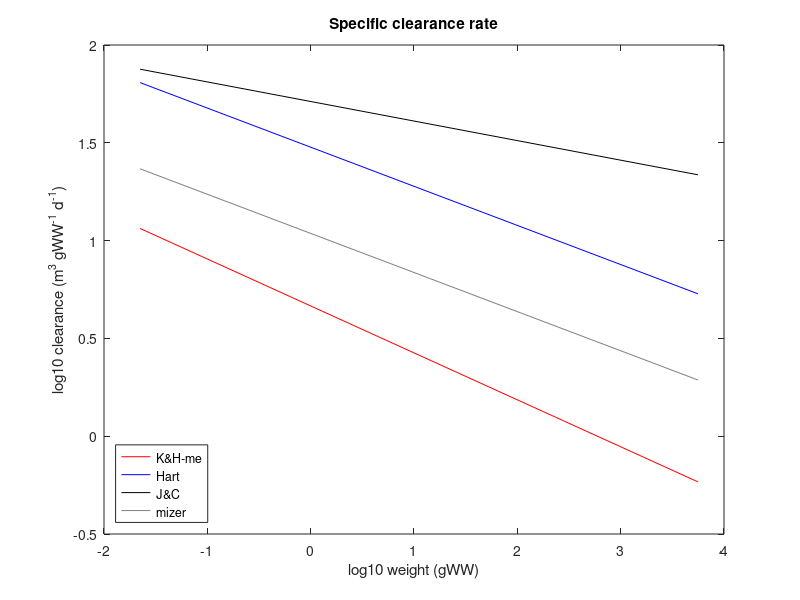
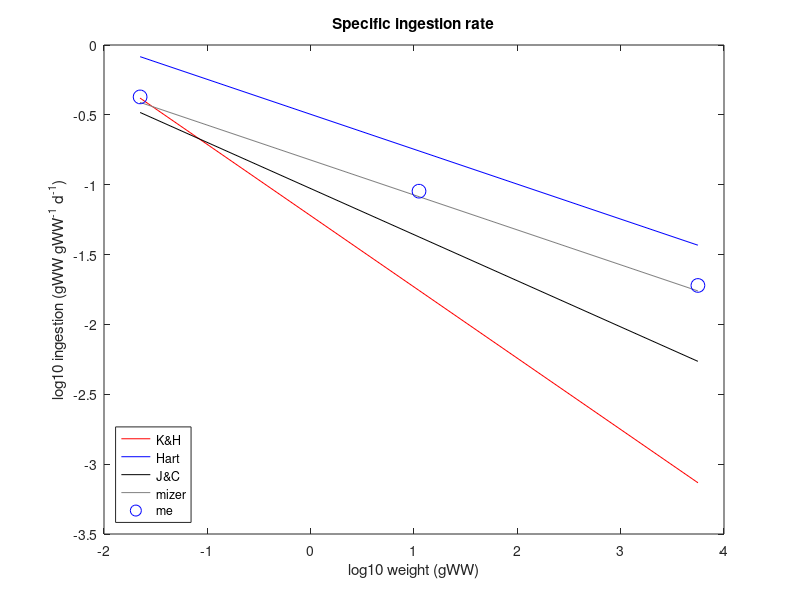
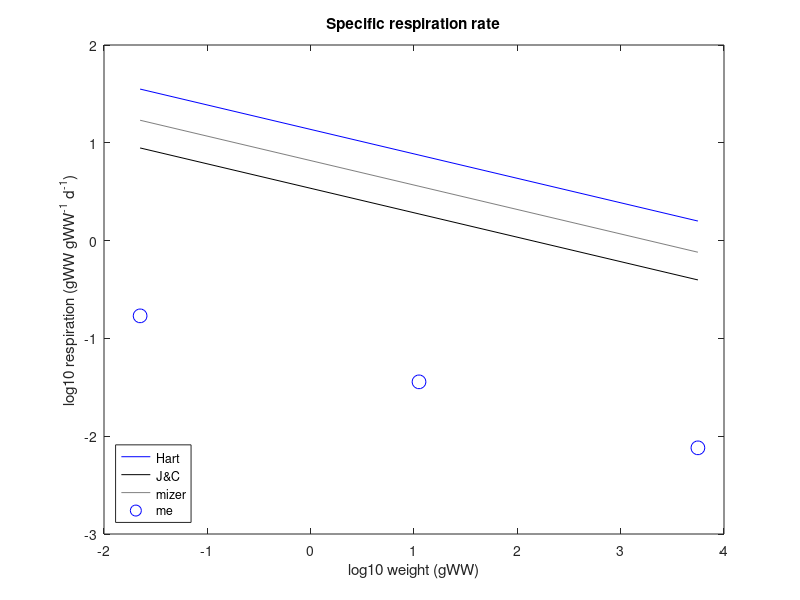
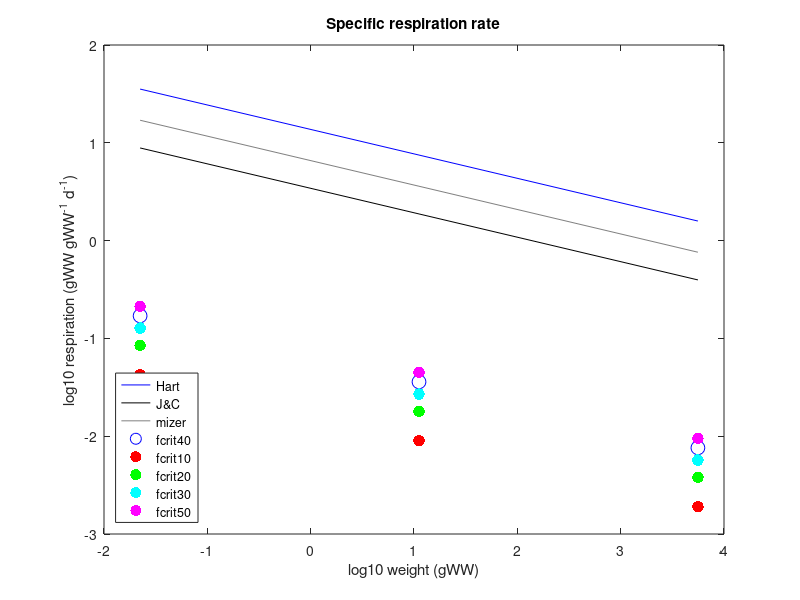

MATLAB code to generate these figures, in order:
% Compare diff Cmax, metab, A, ingest eqs

clear all
close all

%!Individual Mass (g)
M_s = 10^((log10(0.001)+log10(0.5))/2);
M_m = 10^((log10(0.5)+log10(250))/2);
M_l = 10^((log10(250)+log10(125000))/2);

%! Body lengths (mm)
% Convert from mm to cm and use their const coeff = 0.01g/cm3
L_s = 10.0 * (M_s/0.01)^(1/3); % small
L_m = 10.0 * (M_m/0.01)^(1/3); % medium
L_l = 10.0 * (M_l/0.01)^(1/3); % large

m=[M_s; M_m; M_l];

%Hartvig et al. constants
q=1-0.8;
h=85;
w=0.0025298;
gamma=0.8e4;
n=1-0.75;
p=1-0.75;
k=10;
u=0.84;

%mizer constants
h2=40;
gamma2=2.9e3;
k2=4.8;
u2=3;

%J&C 15 constants
Q=1-0.9;
H=25;
W=0.0025298;
G=1.37e4;
N=1-0.67;
K=2.5;
U=0.5;

prey=0:0.005:0.3;
temp=15;

%% Mortality
%Hartvig
Hu = exp(0.063*(temp-10.0)) .* (u.*m.^(-n))/365;

%mizer
Zu = exp(0.063*(temp-10.0)) .* (u2.*m.^(-n))/365;

%J&C
Ju = exp(0.063*(temp-10.0)) .* (U.*m.^(-N))/365;

%% Annual Mortality
%Hartvig
HuA = exp(0.063*(temp-10.0)) .* (u.*m.^(-n));

%mizer
ZuA = exp(0.063*(temp-10.0)) .* (u2.*m.^(-n));

%J&C
JuA = exp(0.063*(temp-10.0)) .* (U.*m.^(-N));


%% Max ingestion
%Kiorboe & Hirst
Imax = exp(0.063*(temp-15.0)) .* 2.5 .* m.^(-0.51) .* 24e-3;

%Hartvig
Hcmax = exp(0.063*(temp-10.0)) .* (h.*m.^-n)/365;

%mizer
Zcmax = exp(0.063*(temp-10.0)) .* (h2.*m.^-n)/365;

%J&C
Jcmax = exp(0.063*(temp-10.0)) .* (H.*m.^-N)/365;

%Me
Mcmax = exp(0.063*(temp-15.0)) .* (60.*m.^-n)/365;

%% Respiration
%Hartvig
Hmet = exp(0.063*(temp-10.0)) .* k.*m.^-p;

%mizer
Zmet = exp(0.063*(temp-10.0)) .* k2.*m.^-p;

%J&C
Jmet = exp(0.063*(temp-10.0)) .* K.*m.^-p;

%Me
Mmet = exp(0.063*(temp-15.0)) .* 0.4*Mcmax;

%% Max clearance rate/search volume
%Kiorboe & Hirst = me
Fmax = exp(0.063*(temp-15.0)) .* 10^(3.24) .* m.^(-0.24) .* (24e-3/9);

%Hartvig
HA = exp(0.063*(temp-10.0)) .* (gamma*m.^-q)/365;

%mizer
ZA = exp(0.063*(temp-10.0)) .* (gamma2*m.^-q)/365;

%J&C
JA = exp(0.063*(temp-10.0)) .* (G*m.^-Q)/365;

%%
figure(1)
%subplot(2,2,1)
plot(log10(m),log10(Fmax),'r','MarkerSize',25); hold on;
plot(log10(m),log10(HA),'b','MarkerSize',25); hold on;
plot(log10(m),log10(JA),'k','MarkerSize',25); hold on;
plot(log10(m),log10(ZA),'color',[0.5 0.5 0.5],'MarkerSize',25); hold on;
ylabel('log10 clearance (m^3 gWW^-^1 d^-^1)')
xlabel('log10 weight (gWW)')
legend('K&H-me','Hart','J&C','mizer')
legend('location','southwest')
title('Specific clearance rate')
print('-dpng','Clearance_comp_mass_new_sizes.png')

figure(2)
%subplot(2,2,1)
plot(log10(m),log10(Imax),'r','MarkerSize',25); hold on;
plot(log10(m),log10(Hcmax),'b','MarkerSize',25); hold on;
plot(log10(m),log10(Jcmax),'k','MarkerSize',25); hold on;
plot(log10(m),log10(Zcmax),'color',[0.5 0.5 0.5],'MarkerSize',25); hold on;
plot(log10(m),log10(Mcmax),'ob','MarkerSize',10); hold on;
ylabel('log10 ingestion (gWW gWW^-^1 d^-^1)')
xlabel('log10 weight (gWW)')
legend('K&H','Hart','J&C','mizer','me')
legend('location','southwest')
title('Specific ingestion rate')
print('-dpng','Ingestion_comp_mass_new_sizes.png')

figure(3)
%subplot(2,2,1)
plot(log10(m),log10(Hmet),'b','MarkerSize',25); hold on;
plot(log10(m),log10(Jmet),'k','MarkerSize',25); hold on;
plot(log10(m),log10(Zmet),'color',[0.5 0.5 0.5],'MarkerSize',25); hold on;
plot(log10(m),log10(Mmet),'ob','MarkerSize',10); hold on;
ylabel('log10 respiration (gWW gWW^-^1 d^-^1)')
xlabel('log10 weight (gWW)')
legend('Hart','J&C','mizer','me')
legend('location','southwest')
title('Specific respiration rate')
print('-dpng','Respiration_comp_mass_new_sizes.png')

figure(4)
%subplot(2,2,1)
plot(log10(m),log10(Hmet),'b','MarkerSize',25); hold on;
plot(log10(m),log10(Jmet),'k','MarkerSize',25); hold on;
plot(log10(m),log10(Zmet),'color',[0.5 0.5 0.5],'MarkerSize',25); hold on;
plot(log10(m),log10(Mmet),'ob','MarkerSize',10); hold on;
plot(log10(m),log10(0.1*Mcmax),'.r','MarkerSize',25); hold on;
plot(log10(m),log10(0.2*Mcmax),'.g','MarkerSize',25); hold on;
plot(log10(m),log10(0.3*Mcmax),'.c','MarkerSize',25); hold on;
plot(log10(m),log10(0.5*Mcmax),'.m','MarkerSize',25); hold on;
ylabel('log10 respiration (gWW gWW^-^1 d^-^1)')
xlabel('log10 weight (gWW)')
legend('Hart','J&C','mizer','fcrit40','fcrit10','fcrit20','fcrit30','fcrit50')
legend('location','southwest')
title('Specific respiration rate')
print('-dpng','Respiration_comp_fcrit_new_sizes.png')

figure(5)
%subplot(2,2,1)
plot(log10(m),(Hu),'b','MarkerSize',25); hold on;
plot(log10(m),(Ju),'k','MarkerSize',25); hold on;
plot(log10(m),(Zu),'color',[0.5 0.5 0.5],'MarkerSize',25); hold on;
ylabel('mortality rate (d^-^1)')
xlabel('log10 weight (gWW)')
legend('Hart','J&C','mizer')
legend('location','southwest')
title('Daily mortality rate')
print('-dpng','Mortality_comp_mass_new_sizes.png')


%% theoretical
% Respiration
met1 = 0.2 * exp(0.063*(temp-10.0)) .* 10.*m.^-p;
met2 = 0.2 * exp(0.063*(temp-10.0)) .* 20.*m.^-p;
met3 = 0.2 * exp(0.063*(temp-10.0)) .* 30.*m.^-p;
met4 = 0.2 * exp(0.063*(temp-10.0)) .* 40.*m.^-p;
met5 = 0.2 * exp(0.063*(temp-10.0)) .* 25.*m.^-0.33;

% Max clearance rate/search volume
A1 = exp(0.063*(temp-10.0)) .* (gamma*m.^-0.25)/365;
A2 = exp(0.063*(temp-10.0)) .* (gamma*m.^-0.2)/365;
A3 = exp(0.063*(temp-10.0)) .* (gamma*m.^-0.1)/365;

figure(6)
%subplot(2,2,1)
plot(log10(m),log10(A1),'r','MarkerSize',25); hold on;
plot(log10(m),log10(A2),'b','MarkerSize',25); hold on;
plot(log10(m),log10(A3),'k','MarkerSize',25); hold on;
ylabel('log10 clearance (m^3 gWW^-^1 d^-^1)')
xlabel('log10 weight (gWW)')
legend('q=0.25','q=0.2','q=0.1')
legend('location','southwest')
title('Specific clearance rate')
print('-dpng','Clearance_theor_mass_new_sizes.png')

figure(7)
%subplot(2,2,1)
plot(log10(m),log10(met1),'r','MarkerSize',25); hold on;
plot(log10(m),log10(met2),'b','MarkerSize',25); hold on;
plot(log10(m),log10(met3),'color',[0.5 0.5 0.5],'MarkerSize',25); hold on;
plot(log10(m),log10(met4),'k','MarkerSize',10); hold on;
ylabel('log10 respiration (gWW gWW^-^1 d^-^1)')
xlabel('log10 weight (gWW)')
legend('h=10','h=20','h=30','h=40')
legend('location','southwest')
title('Specific respiration rate')
print('-dpng','Respiration_theor1_mass_new_sizes.png')

figure(8)
%subplot(2,2,1)
plot(log10(m),log10(met2),'b','MarkerSize',25); hold on;
plot(log10(m),log10(met5),'m','MarkerSize',10); hold on;
ylabel('log10 respiration (gWW gWW^-^1 d^-^1)')
xlabel('log10 weight (gWW)')
legend('h=20,p=0.25','h=25,p=0.33')
legend('location','southwest')
title('Specific respiration rate')
print('-dpng','Respiration_theor2_mass_new_sizes.png')
